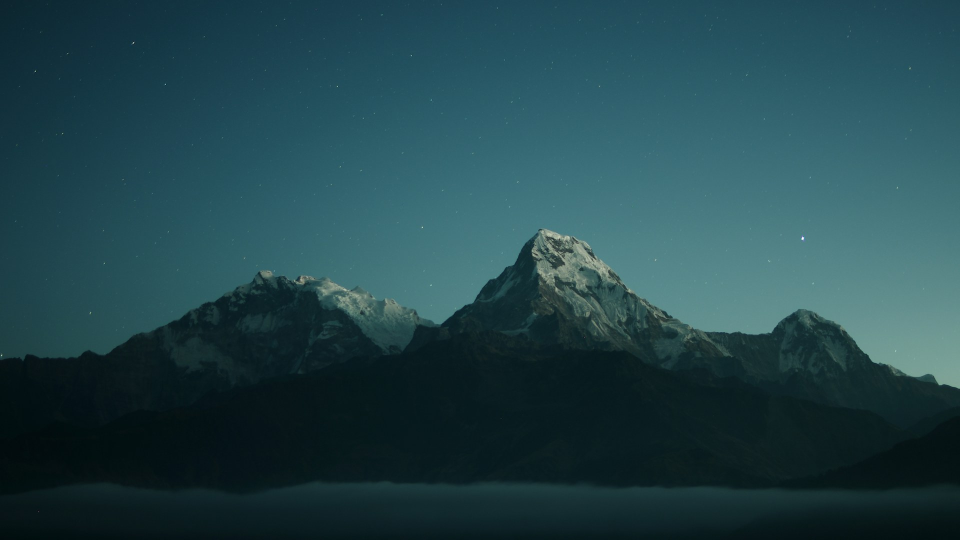
#> input picture assets/bg/home/annapurna-duoi-sao.jpg, 1920 x 1080 px (shown at 1/2 size)
$ python mock_glass_text.py ../assets/bg/home/annapurna-duoi-sao.jpg ../assets/bg/home/bong-nui.jpg
#> lines starting #> are read from the running program, lines starting #| are printed output that depends on the picture
# Mock chữ "kính mờ" cho màn hình chờ: so chữ hiện tại với chữ làm từ chính ảnh nền đã nhoè (hơi trong).
# python tools/mock_glass_text.py <ảnh nền> <thư mục ra>
#   ra: glass_compare.png (ba phương án cạnh nhau, cắt vùng góc dưới trái) và glass_<tên>.png (cả màn hình)
import os, sys
from PIL import Image, ImageChops, ImageDraw, ImageFilter, ImageFont

HERE = os.path.dirname(os.path.abspath(__file__))
FONT = os.path.join(HERE, "..", "assets", "fonts", "Inter.ttf")
W, H, S = 1920, 1080, 3
src, outdir = sys.argv[1], sys.argv[2]
TIME, SOLAR, LUNAR = "21:45", "Chủ Nhật, 1 tháng 11, 2026", "23 tháng Chín năm Bính Ngọ"


def font(size, weight):
    f = ImageFont.truetype(FONT, size * S)
    try: f.set_variation_by_axes([min(32, max(14, size)), weight])
    except Exception: pass
    return f


def background():
    """Giống màn hình chờ thật: ảnh phóng 108%, tối thêm ~45%, đáy tối dần, quầng tối sau cụm giờ."""
    bg = Image.open(src).convert("RGB")
#> bg is the input picture: PIL image 1920x1080 RGB; mean R, G, B 34.5, 68.8, 75.3
    k = 1.08
    bg = bg.resize((int(W * k), int(H * k)), Image.LANCZOS)
#> bg: PIL image 2073x1166 RGB
    bg = bg.crop(((bg.width - W) // 2, (bg.height - H) // 2, (bg.width - W) // 2 + W, (bg.height - H) // 2 + H)).convert("RGBA")
#> bg: PIL image 1920x1080 RGBA
    bg.alpha_composite(Image.new("RGBA", (W, H), (0, 0, 0, 0x73)))
    floor = Image.new("L", (W, 480))
#> floor: PIL image 1920x480 L; every value is 0
    for y in range(480):
        t = y / 479
        floor.paste(int(0x40 * t / 0.5) if t < 0.5 else int(0x40 + (0x8C - 0x40) * (t - 0.5) / 0.5), (0, y, W, y + 1))
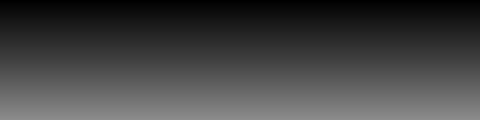
#> floor: PIL image 1920x480 L (shown at 1/4 size); min 0, max 140, mean 66.5
    bg.alpha_composite(Image.merge("RGBA", (Image.new("L", floor.size),) * 3 + (floor,)), (0, H - 480))
    return bg


def mask(weight_time):
    """Mặt nạ chữ (vẽ phóng S lần rồi thu về cho mịn), cùng vị trí cụm giờ góc dưới trái như bản thật."""
#> called with weight_time = 320
    m = Image.new("L", (W * S, H * S))
#> m: PIL image 5760x3240 L; every value is 0
    d = ImageDraw.Draw(m)
    x0 = 110
    d.text(((x0 - 8) * S, (H - 72 - 30 - 42 - 34) * S), TIME, font=font(140, weight_time), fill=255, anchor="ls")
    d.text((x0 * S, (H - 72 - 42) * S), SOLAR, font=font(36, 500), fill=255, anchor="ls")
    d.text((x0 * S, (H - 72) * S), LUNAR, font=font(30, 400), fill=255, anchor="ls")
    return m.resize((W, H), Image.LANCZOS)


def plain(bg, m):
    """Bản hiện tại: chữ kem ấm ~60%."""
    out = bg.copy()
    col = Image.new("RGBA", (W, H), (242, 232, 216, 0))
    col.putalpha(m.point(lambda v: v * 0x99 // 255))
    out.alpha_composite(col)
    return out


def glass(bg, m, tint, alpha):
    """
    Chữ kính mờ phẳng: lòng chữ là ảnh nền nhoè mạnh, sáng lên và pha trắng sữa (thấy màu ảnh xuyên qua, hơi trong).
    Không viền sáng, không bóng lệch (trông nổi khối 3D); chỉ một quầng tối rất mềm đều quanh chữ để tách khỏi nền.
    """
#> called with tint = 70, alpha = 215
    out = bg.copy()
    sh = m.filter(ImageFilter.GaussianBlur(14)).point(lambda v: v * 45 // 255)
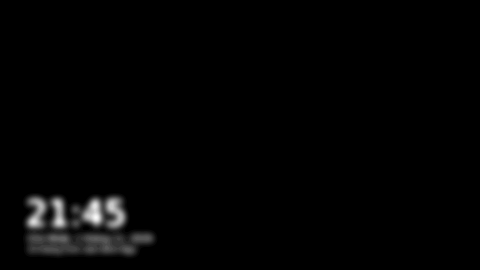
#> sh: PIL image 1920x1080 L (shown at 1/4 size); min 0, max 24, mean 0.3; drawn with min black and max white
    out.alpha_composite(Image.merge("RGBA", (Image.new("L", (W, H)),) * 3 + (sh,)))
    frost = bg.filter(ImageFilter.GaussianBlur(22)).point(lambda v: min(255, int(v * 1.9 + 34)))
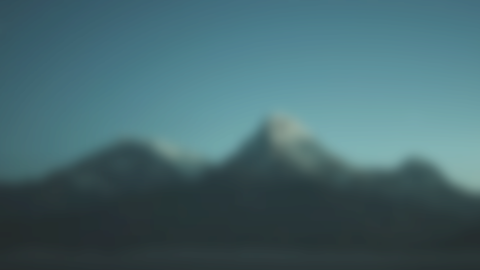
#> frost: PIL image 1920x1080 RGBA (shown at 1/4 size); mean R, G, B, A 69.2, 103.5, 109.8, 255
    frost.alpha_composite(Image.new("RGBA", (W, H), (255, 250, 242, tint)))
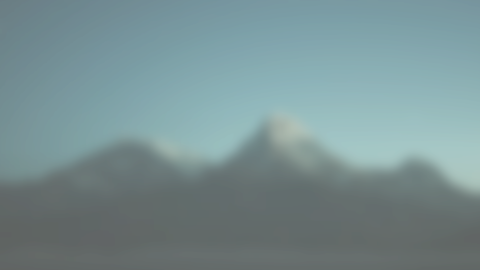
#> frost: PIL image 1920x1080 RGBA (shown at 1/4 size); mean R, G, B, A 120.2, 143.7, 146.2, 255
    frost.putalpha(m.point(lambda v: v * alpha // 255))
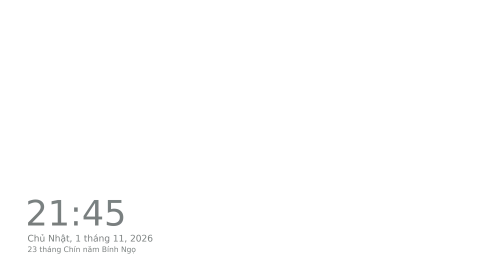
#> frost: PIL image 1920x1080 RGBA (shown at 1/4 size); mean R, G, B, A 120.2, 143.7, 146.2, 1.8; transparent parts drawn white
    out.alpha_composite(frost)
    return out


bg = background()
thin, bold = mask(320), mask(460)
variants = [("hien_tai", plain(bg, thin)), ("kinh_A", glass(bg, thin, 70, 215)), ("kinh_B", glass(bg, bold, 84, 215))]
for name, im in variants:
    im.convert("RGB").save(os.path.join(outdir, "glass_%s.png" % name))
#> this loop made 3 passes
#> name on passes 1 to 3: 'hien_tai', 'kinh_A', 'kinh_B'
#> pass 1, `im.convert("RGB").save(os.path.join(outdir, "glass_%s.png" % name))`:
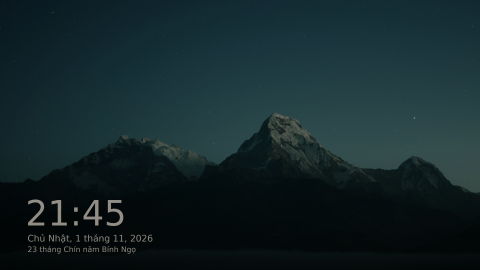
#> saved as glass_hien_tai.png: PIL image 1920x1080 RGB (shown at 1/4 size); mean R, G, B 20, 37.9, 41.2
crop = (40, 700, 900, 1060)
cw, ch = crop[2] - crop[0], crop[3] - crop[1]
sheet = Image.new("RGB", (cw, ch * 3 + 40), (20, 20, 22))
for i, (name, im) in enumerate(variants):
    sheet.paste(im.convert("RGB").crop(crop), (0, i * (ch + 20)))
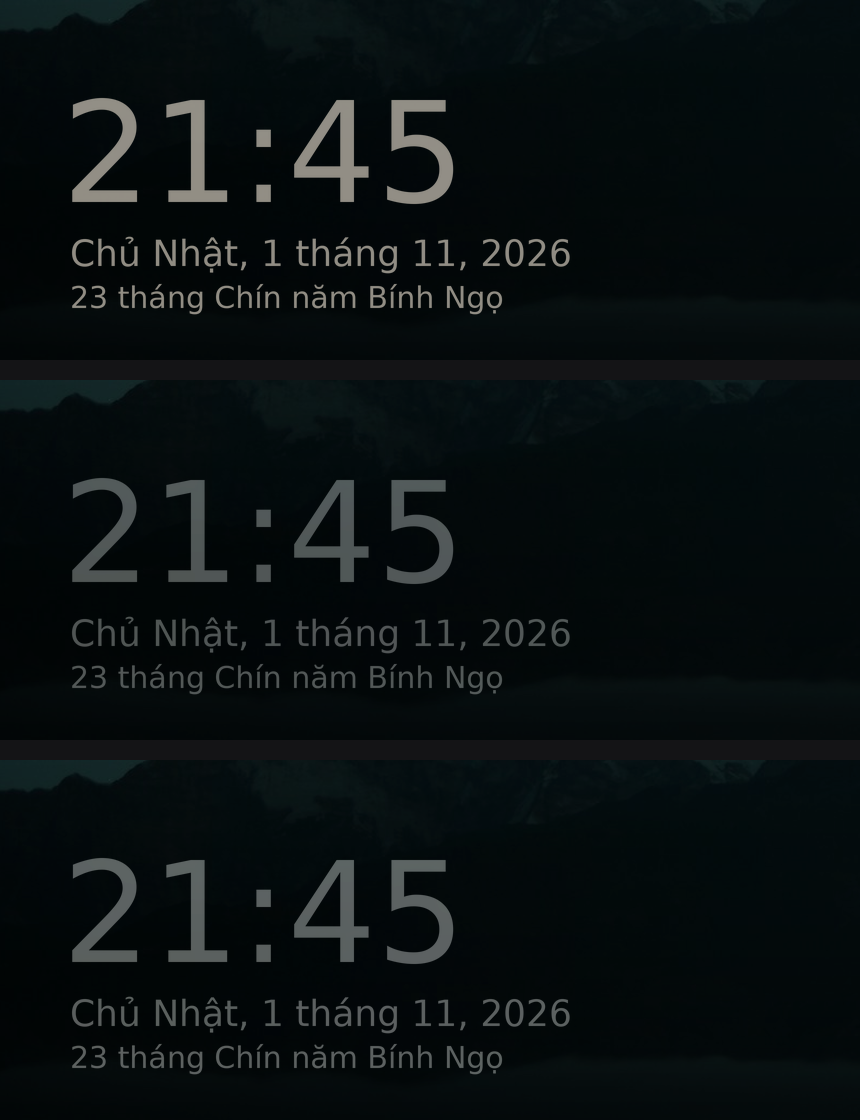
#> sheet: PIL image 860x1120 RGB; mean R, G, B 9.4, 15.7, 16.8
sheet.save(os.path.join(outdir, "glass_compare.png"))
print("ok")

$ run again, on assets/bg/home/cuc-quang-dam-bang.jpg
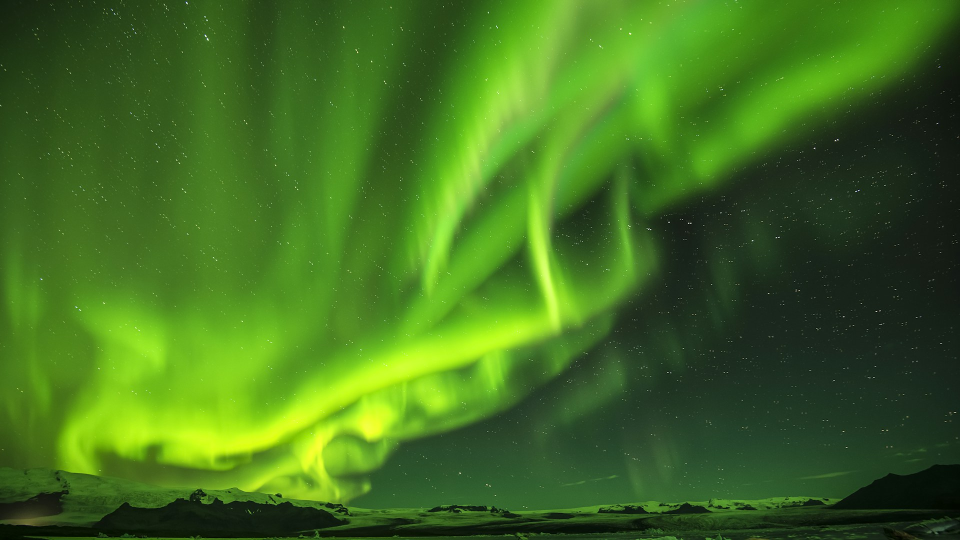
#> input picture assets/bg/home/cuc-quang-dam-bang.jpg, 1920 x 1080 px (shown at 1/2 size)
#> in background, bg is the input picture: PIL image 1920x1080 RGB; mean R, G, B 65.3, 110.9, 30.9
#> m: PIL image 5760x3240 L; every value is 0
#> the loop `for name, im in variants:` made 3 passes
#> name on passes 1 to 3: 'hien_tai', 'kinh_A', 'kinh_B'
#> pass 1, `im.convert("RGB").save(os.path.join(outdir, "glass_%s.png" % name))`:
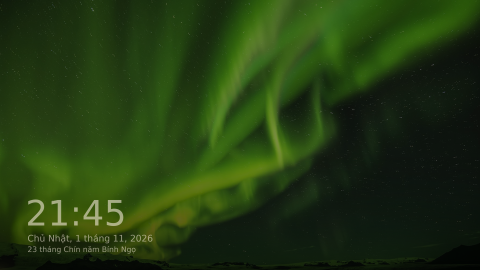
#> saved as glass_hien_tai.png: PIL image 1920x1080 RGB (shown at 1/4 size); mean R, G, B 34.6, 58.1, 16.7
#> the loop `for i, (name, im) in enumerate(variants):` made 3 passes
#> after the loop `for i, (name, im) in enumerate(variants):`:
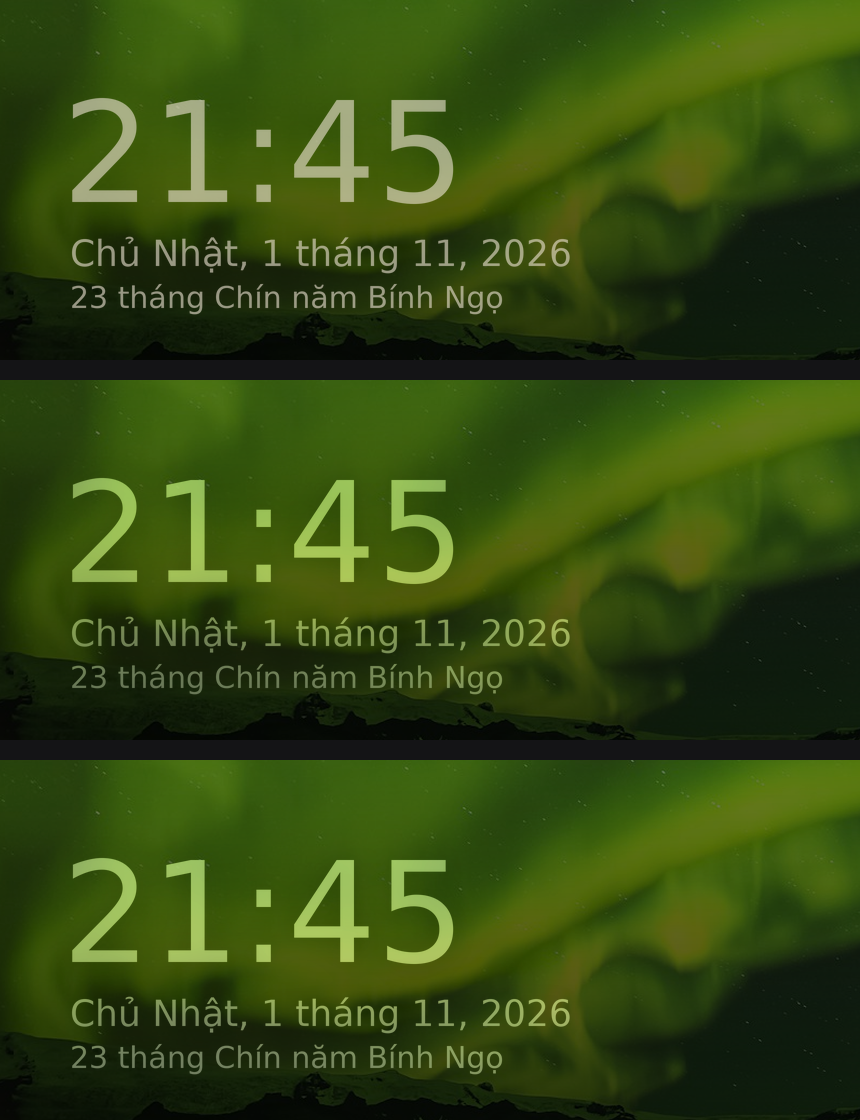
#> sheet: PIL image 860x1120 RGB; mean R, G, B 50.6, 73, 16.5

$ run again, on assets/bg/home/cuc-quang-nui-tuyet.jpg
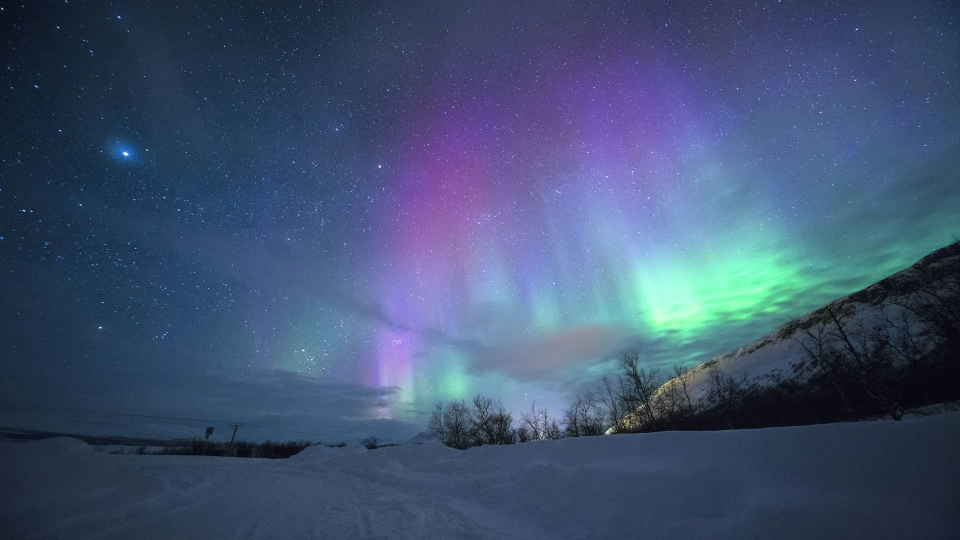
#> input picture assets/bg/home/cuc-quang-nui-tuyet.jpg, 1920 x 1080 px (shown at 1/2 size)
#> in background, bg is the input picture: PIL image 1920x1080 RGB; mean R, G, B 64.2, 82.2, 113
#> m: PIL image 5760x3240 L; every value is 0
#> the loop `for name, im in variants:` made 3 passes
#> name on passes 1 to 3: 'hien_tai', 'kinh_A', 'kinh_B'
#> pass 1, `im.convert("RGB").save(os.path.join(outdir, "glass_%s.png" % name))`:
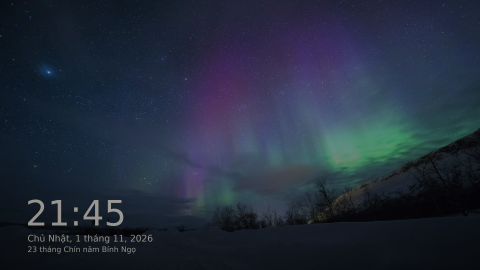
#> saved as glass_hien_tai.png: PIL image 1920x1080 RGB (shown at 1/4 size); mean R, G, B 35.5, 44.5, 60.7
#> the loop `for i, (name, im) in enumerate(variants):` made 3 passes
#> after the loop `for i, (name, im) in enumerate(variants):`:
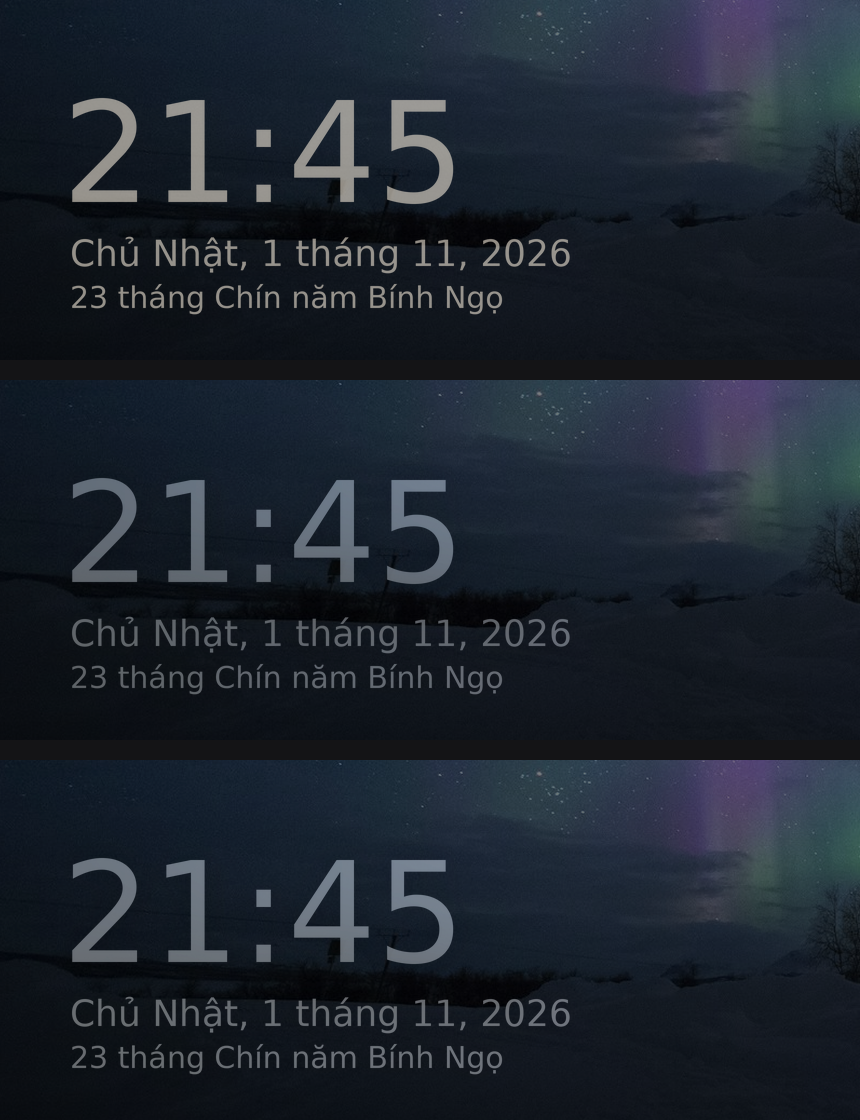
#> sheet: PIL image 860x1120 RGB; mean R, G, B 28.7, 36.1, 46
